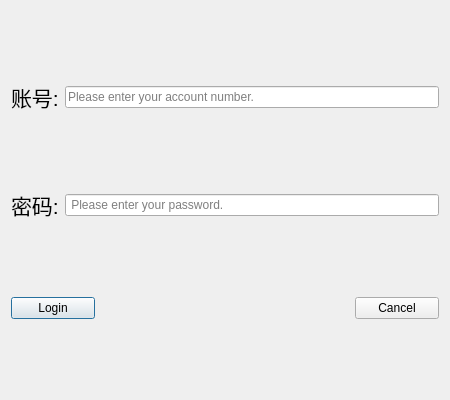
<?xml version="1.0" encoding="UTF-8"?>
<ui version="4.0">
 <class>administerLogin</class>
 <widget class="QDialog" name="administerLogin">
  <property name="geometry">
   <rect>
    <x>0</x>
    <y>0</y>
    <width>450</width>
    <height>400</height>
   </rect>
  </property>
  <property name="windowTitle">
   <string>Administer</string>
  </property>
  <layout class="QVBoxLayout" name="verticalLayout">
   <item>
    <layout class="QHBoxLayout" name="horizontalLayout" stretch="1,8">
     <item>
      <widget class="QLabel" name="label">
       <property name="font">
        <font>
         <family>Arial</family>
         <pointsize>16</pointsize>
        </font>
       </property>
       <property name="text">
        <string>账号:</string>
       </property>
      </widget>
     </item>
     <item>
      <widget class="QLineEdit" name="le_account">
       <property name="font">
        <font>
         <family>Arial</family>
         <weight>50</weight>
         <bold>false</bold>
        </font>
       </property>
       <property name="inputMask">
        <string/>
       </property>
       <property name="placeholderText">
        <string>Please enter your account number.</string>
       </property>
      </widget>
     </item>
    </layout>
   </item>
   <item>
    <layout class="QHBoxLayout" name="horizontalLayout_2" stretch="1,8">
     <item>
      <widget class="QLabel" name="label_2">
       <property name="font">
        <font>
         <family>Arial</family>
         <pointsize>16</pointsize>
        </font>
       </property>
       <property name="text">
        <string>密码:</string>
       </property>
      </widget>
     </item>
     <item>
      <widget class="QLineEdit" name="le_pwd">
       <property name="font">
        <font>
         <family>Arial</family>
        </font>
       </property>
       <property name="echoMode">
        <enum>QLineEdit::PasswordEchoOnEdit</enum>
       </property>
       <property name="placeholderText">
        <string> Please enter your password.</string>
       </property>
      </widget>
     </item>
    </layout>
   </item>
   <item>
    <layout class="QHBoxLayout" name="horizontalLayout_3" stretch="2,6,2">
     <item>
      <widget class="QPushButton" name="btn_login">
       <property name="text">
        <string>Login</string>
       </property>
      </widget>
     </item>
     <item>
      <spacer name="horizontalSpacer">
       <property name="orientation">
        <enum>Qt::Horizontal</enum>
       </property>
       <property name="sizeHint" stdset="0">
        <size>
         <width>40</width>
         <height>20</height>
        </size>
       </property>
      </spacer>
     </item>
     <item>
      <widget class="QPushButton" name="btn_cancel">
       <property name="text">
        <string>Cancel</string>
       </property>
      </widget>
     </item>
    </layout>
   </item>
  </layout>
 </widget>
 <resources/>
 <connections/>
</ui>
